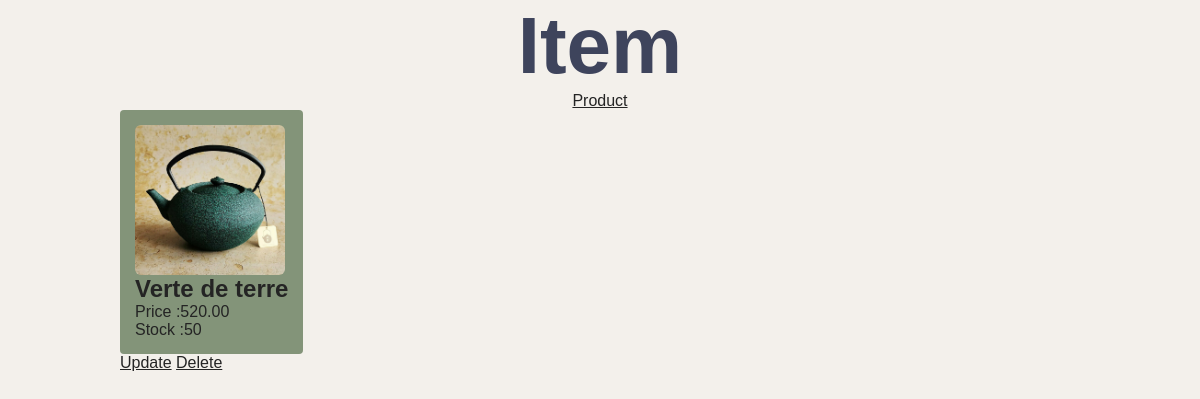
The app's page /product/show/23/ with its own data.
### product/models.py (models this page shows, shortened)
class Item(models.Model):
    name = models.CharField(max_length=200)
    price = models.DecimalField(max_digits=5, decimal_places=2, null=True)
    stock = models.PositiveIntegerField( null=True)
    image = models.ImageField(upload_to='product/static/images/', null=True)

### product/views.py (the view)
# urls.py: path('show/<int:id>/', views.show, name='show'),
def show(request, id):
    context = {}
    context['item'] = Item.objects.get(id=id)
    return render(request, 'product/show.html', context)

### product/templates/product/show.html
{% load static %}
<link rel="stylesheet" href="{% static 'style/style.css' %}">
<h1>Item</h1>
<div class="center">
    <a class="dark-color" href="/product">Product</a>
</div>
<div class="all-items">
    <div class="each-item">
        <img class="img-all" src="/{{ item.image }}" alt="{{ item.name }}">
        <h2>{{ item.name }}</h2>
        <p>Price :{{ item.price }}</p>
        <p>Stock :{{ item.stock }}</p>
    </div>
</div>
    <a href="/product/update/{{item.id}}">Update</a>
    <a href="/product/delete/{{item.id}}">Delete</a>

### product/static/style/style.css (style rules this page uses)
* { margin: 0; padding: 0; box-sizing: border-box; color: rgb(36, 36, 36); font-family: sans-serif; }
h1 { font-size: 80px; color: rgb(62, 68, 92); text-align: center; }
a { color: rgb(36, 36, 36); }
.center { text-align: center; margin: 0 auto; justify-content: center; justify-items: center; justify-self: center; align-items: center; }
.img-all { width: 150px; height: 150px; object-fit: cover; border-radius: 4%; }
.all-items { display: flex; gap: 50px; flex-wrap: wrap; }
.each-item { display: flex; flex-direction: column; padding: 15px; border-radius: 4px; background-color: rgb(131, 148, 121); }

### records on screen
Item: image (picture), name "Verte de terre", price "520.00", stock "50"
